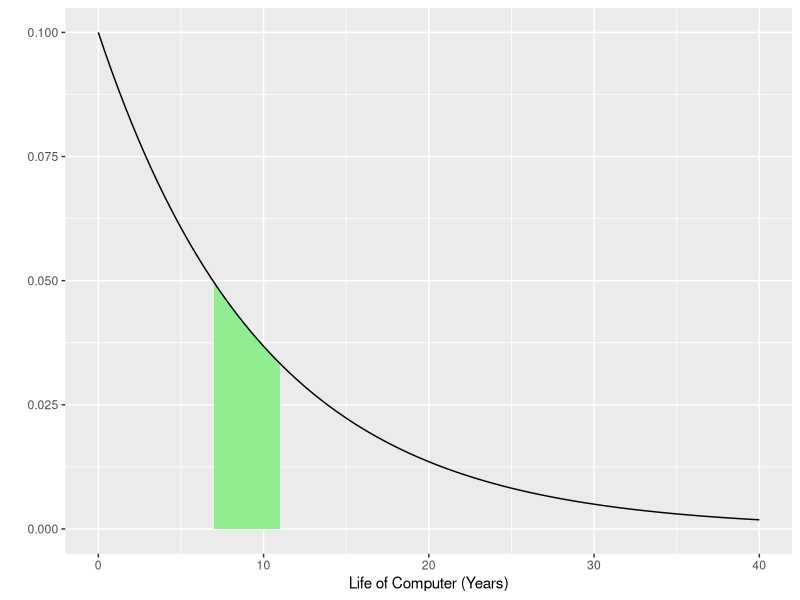
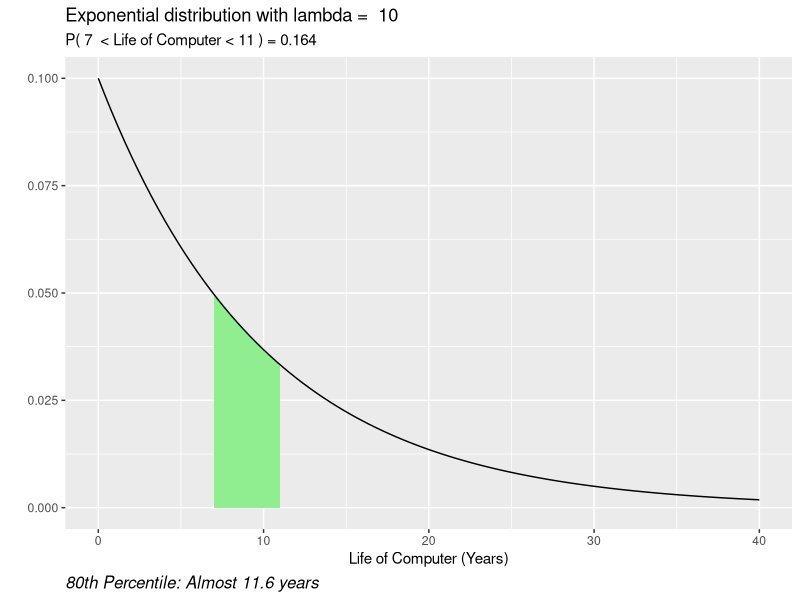
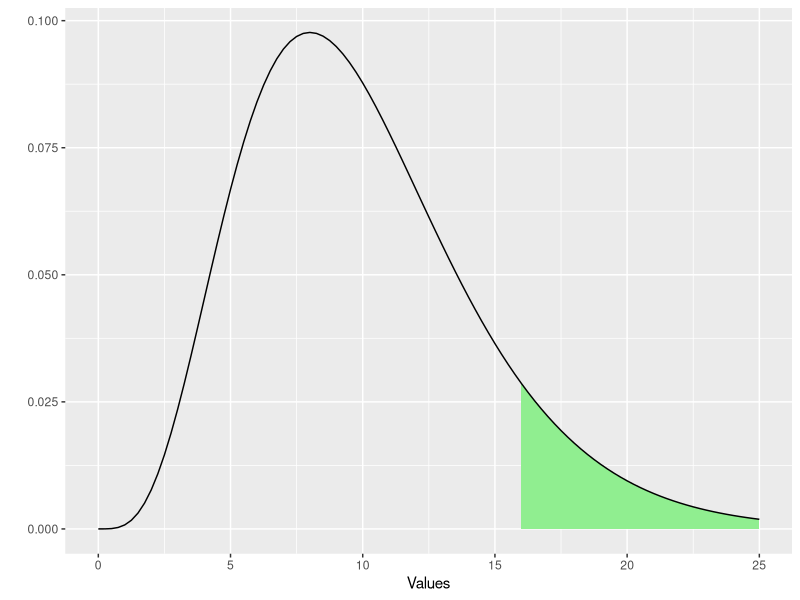

Source code (R) for these figures, in order: (Note: this script raises an error after producing the figures.)
##################################################
#
# Plotting Probability Distributions and
# Calculating Probabilities with an Exponential Curve
#
# Student name(s): Daniel Camacho
#
############## Setup ##############
# We will use tibbles, pipes, and ggplot
require(tidyverse)


######## Excercices - Part B ####################

######## Computer Life ##########################
#   Question (4): 
#   a) On the average, a certain computer part 
#   lasts ten years. The length of time the computer 
#   part lasts is exponentially distributed. What is the
#   probability that the part will last between 7 and 11
#   years?
#   b) Eighty percent of these computer parts last 
#   at most how long?  (Hint: what R function is the 
#   inverse of pexp?)

# Set the parameters for the distribution
lambda <- 10      # lambda = average "lifetime"
rate <- 1/lambda     # parameter for "dexp" is rate = 1/lambda
lower <- 7
upper <- 11        # We have to stop the graph somewhere
percentile <- 80  

# Generate 100 x-values between 0 and 4*lambda
# These will be used to generate points on the 
# exponential curve
# for ggplot to work we need the data in a tibble
data <- tibble(x = seq(0, 4*lambda,length = 100))

# plot the exponential distribution and
# shade the region
# Note that this calculates the y values 
# on the fly using "dexp" 
myPlot <- data %>% 
  ggplot(aes(x = x)) +
  stat_function(fun = dexp,                   
                args = list(rate = rate),     # parameters for "dexp"   
                xlim = c(lower,upper),
                geom = "area",                # shade the region
                fill = "lightgreen")  +
  stat_function(fun = dexp,                   # draw the curve
                args = list(rate = rate)) +   # parameters for "dexp" 
  xlab("Life of Computer (Years)") +
  ylab("")

# we saved the plot so that we could add the title to it later
# to look at it now, we need to execute this line
myPlot

# Now calculate the probability 
#  P( x < upper) 
# That is, find the area shaded in green
# For this we use the pexp function
# Note that 
area <- pexp(upper, rate = 1/lambda) - pexp(lower, rate = 1/lambda)
time <- -plnorm(percentile, rate, lower = FALSE, log = TRUE)

# add probability to the plot formatted properly
result <- paste("P(",lower," < Life of Computer <",upper,") =",
                signif(area, digits=3))

# Eighty percent of these computer parts last almost 11.6 years
result2 <- paste("80th Percentile:", "Almost", 
                signif(time, digits=3), "years")


myPlot + labs(title = paste("Exponential distribution with lambda = ",
                       lambda),
                 subtitle = result, 
                 caption = result2) + theme(
                   plot.caption = element_text(hjust = 0, size = 12, face = "italic") # move caption to the left
                 )

##################################################

##################################################
#   Question (5): ------------------------------
#   What is the probability that a chi-square random 
#   variable with 10 degrees of freedom is greater 
#   than 15.99?  (This curve can be graphed on the
#   interval [0,25].)

# Set the parameters for the distribution
dfchi <- 10     
lower <- 15.99
upper <- 25    

# Generate 100 x-values between 0 and 4*lambda
# These will be used to generate points on the 
# exponential curve
# for ggplot to work we need the data in a tibble
data <- tibble(x = seq(0, upper,length = 100))

# plot the chi-aquare distribution and
# shade the region
# Note that this calculates the y values 
# on the fly using "dexp" 
myPlot <- data %>% 
  ggplot(aes(x = x)) +
  stat_function(fun = dchisq,                   
                xlim = c(lower,upper),
                args = list(df = dfchi),
                geom = "area",                # shade the region
                fill = "lightgreen")  +
  stat_function(fun = dchisq,                   # draw the curve
                args = list(df = dfchi)) +   # parameters for "dexp" 
  xlab("Values") +
  ylab("")

# we saved the plot so that we could add the title to it later
# to look at it now, we need to execute this line
myPlot

# Now calculate the probability 
#  P( x < upper) 
# That is, find the area shaded in green
# For this we use the pexp function
# Note that 
area <- 1 - pchisq(lower, df)

# add probability to the plot formatted properly
result <- paste("P(Value >",lower,") =",
                signif(area, digits=3))

myPlot + ggtitle(paste("Chi-Square Distribution with df  = ",
                       dfchi),
                 subtitle = result) 

##################################################

##################################################
#   Question (6): ------------------------------
#   Find the probability that an F-statistics is
#   less than 0.595 if the degrees of freedom are 
#   df = 11 and df = 6.  (This curve can be graphed on the
#   interval [0,5].)

# Set the parameters for the distribution
dfstat1 <- 11
dfstat2 <- 6
lower <- 0
upper <- 0.595    # We have to stop the graph somewhere 

# Generate 100 x-values between 0 and 4*lambda
# These will be used to generate points on the 
# exponential curve
# for ggplot to work we need the data in a tibble
data <- tibble(x = seq(0, 5,length = 100))

# plot the exponential distribution and
# shade the region
# Note that this calculates the y values 
# on the fly using "dexp" 
myPlot <- data %>% 
  ggplot(aes(x = x)) +
  stat_function(fun = df,                   
                args = list(df1 = dfstat1, df2 = dfstat2),     # parameters for "df"   
                xlim = c(lower,upper),
                geom = "area",                # shade the region
                fill = "lightgreen")  +
  stat_function(fun = df,                   # draw the curve
                args = list(df1 = dfstat1, df2 = dfstat2)) +   # parameters for "df" 
  xlab("Value") +
  ylab("")

# we saved the plot so that we could add the title to it later
# to look at it now, we need to execute this line
myPlot

# Now calculate the probability 
#  P( x < upper) 
# That is, find the area shaded in green
# For this we use the pexp function
# Note that 
area <- pf(upper, df1 = dfstat1, df2 = dfstat2)

# add probability to the plot formatted properly
result <- paste("P(Value <", upper,") =",
                signif(area, digits=3))

myPlot + ggtitle(paste("F Distribution with df1 = ",
                       dfstat1,"and df2 =", dfstat2),
                 subtitle = result)
